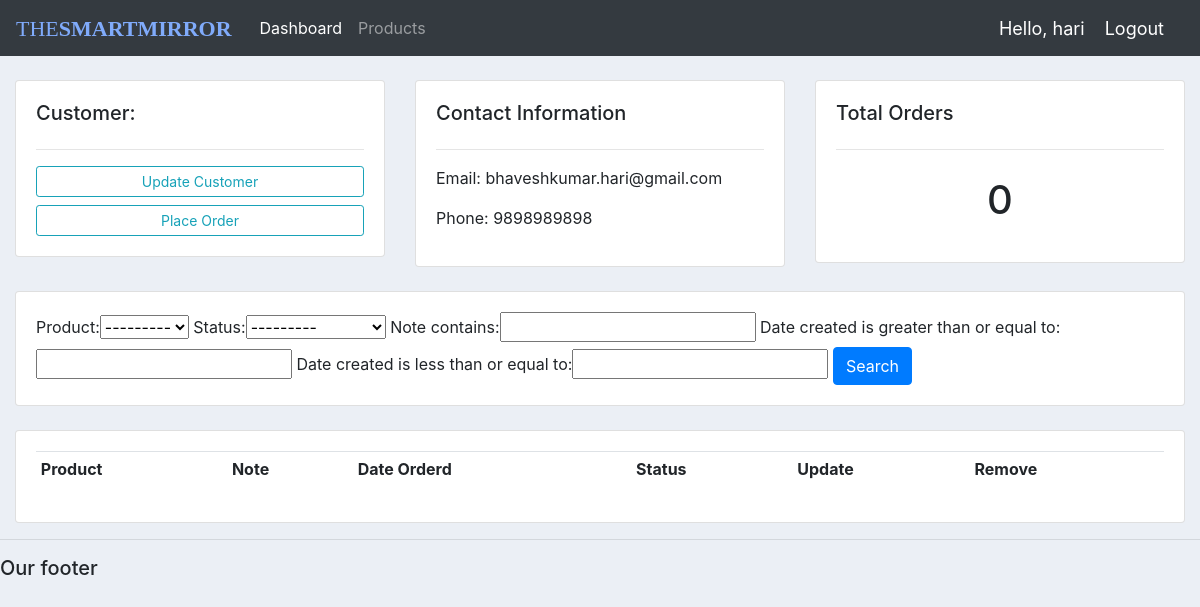
/customer/1/ (signed in), run on an earlier commit of the app's database.
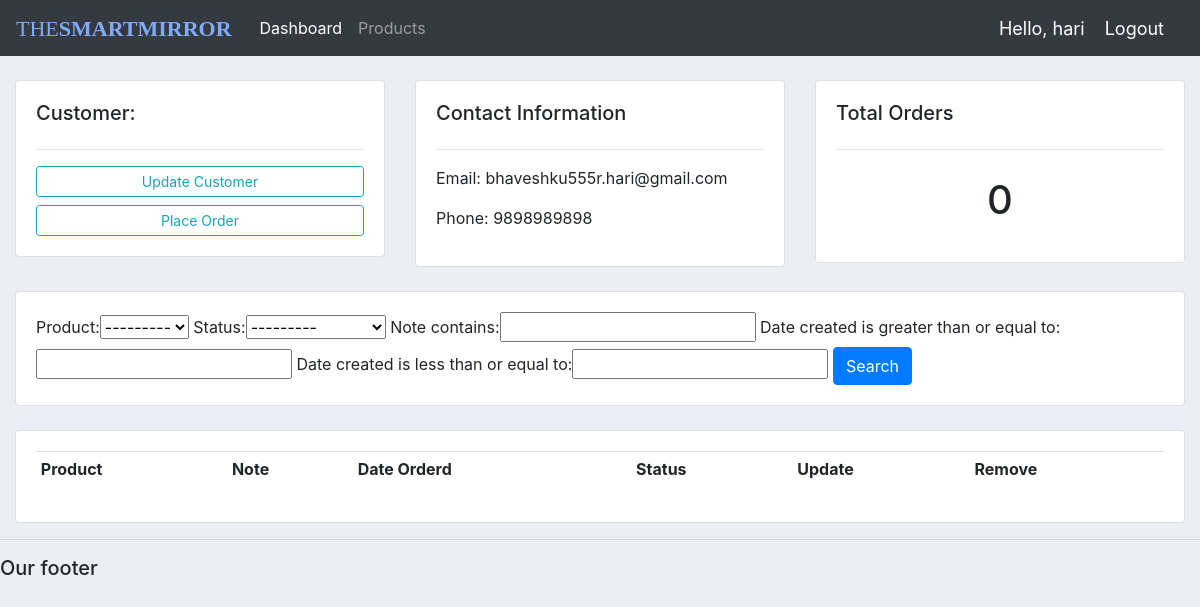
And on a later commit of the database.
### accounts/models.py (models this page shows, shortened)
class Customer(models.Model):
    user = models.OneToOneField(User, null=True, blank=True, on_delete=models.CASCADE)
    name = models.CharField(max_length=200, null=True)
    phone = models.CharField(max_length=200, null=True)
    email = models.CharField(max_length=200, null=True)
    profile_pic = models.ImageField(default="profile_pic.png", null=True, blank=True)
    date_created = models.DateTimeField(auto_now_add=True, null=True)

### accounts/decorators.py (the view)
        def wrapper_func(request, *args, **kwargs):
            group = None
            if request.user.groups.exists():
                group = request.user.groups.all()[0].name
            if group in allowed_roles:
                return view_func(request, *args, **kwargs)
            else:
                return HttpResponse('You are not authorized to view this page.')

### accounts/models.py (called while the page is built)
    def __str__(self):
        return self.name

### accounts/views.py (called while the page is built)
@login_required(login_url='login')
@allowed_users(allowed_roles=['admin'])
def customer(request, pk_test):
    customer = Customer.objects.get(id=pk_test)
    orders = customer.order_set.all()
    order_count = orders.count()
    myFilter = OrderFilter(request.GET, queryset=orders)
    orders = myFilter.qs
    context = {'customer': customer, 'orders': orders,
    'order_count': order_count, 'myFilter': myFilter}
    return render(request, 'accounts/customer.html', context)

### accounts/templates/accounts/customer.html (shortened to what this page needs)
{%  extends 'accounts/main.html' %}
{% block content %}
<br>
<div class="row">
	<div class="col-md">
		<div class="card card-body">
			<h5>Customer:</h5>
			<hr>
			<a class="btn btn-outline-info  btn-sm btn-block" href="">Update Customer</a>
			<a class="btn btn-outline-info  btn-sm btn-block" href="{% url 'create_order' customer.id %}">Place Order</a>
		</div>
	</div>
	<div class="col-md">
		<div class="card card-body">
			<h5>Contact Information</h5>
			<hr>
			<p>Email: {{ customer.email }} </p>
			<p>Phone: {{ customer.phone }} </p>
		</div>
	</div>
	<div class="col-md">
		<div class="card card-body">
			<h5>Total Orders</h5>
			<hr>
			<h1 style="text-align: center;padding: 10px"> {{ order_count }}</h1>
		</div>
	</div>
</div>
<br>
<div class="row">
	<div class="col">
		<div class="card card-body">
			<form method="get">
				{{ myFilter.form }}
		    <button class="btn btn-primary" type="submit">Search</button>
		  </form>
		</div>
	</div>
</div>
<br>
<div class="row">
	<div class="col-md">
		<div class="card card-body">
			<table class="table table-sm">
				<tr>
					<th>Product</th>
					<th>Note</th>
					<th>Date Orderd</th>
					<th>Status</th>
					<th>Update</th>
					<th>Remove</th>
				</tr>
			</table>
		</div>
	</div>
</div>
{% endblock %}

What changed in the data, as far as the page shows it:
changed Customer: email "bhaveshkumar.hari@gmail.com" → "bhaveshku555r.hari@gmail.com"
